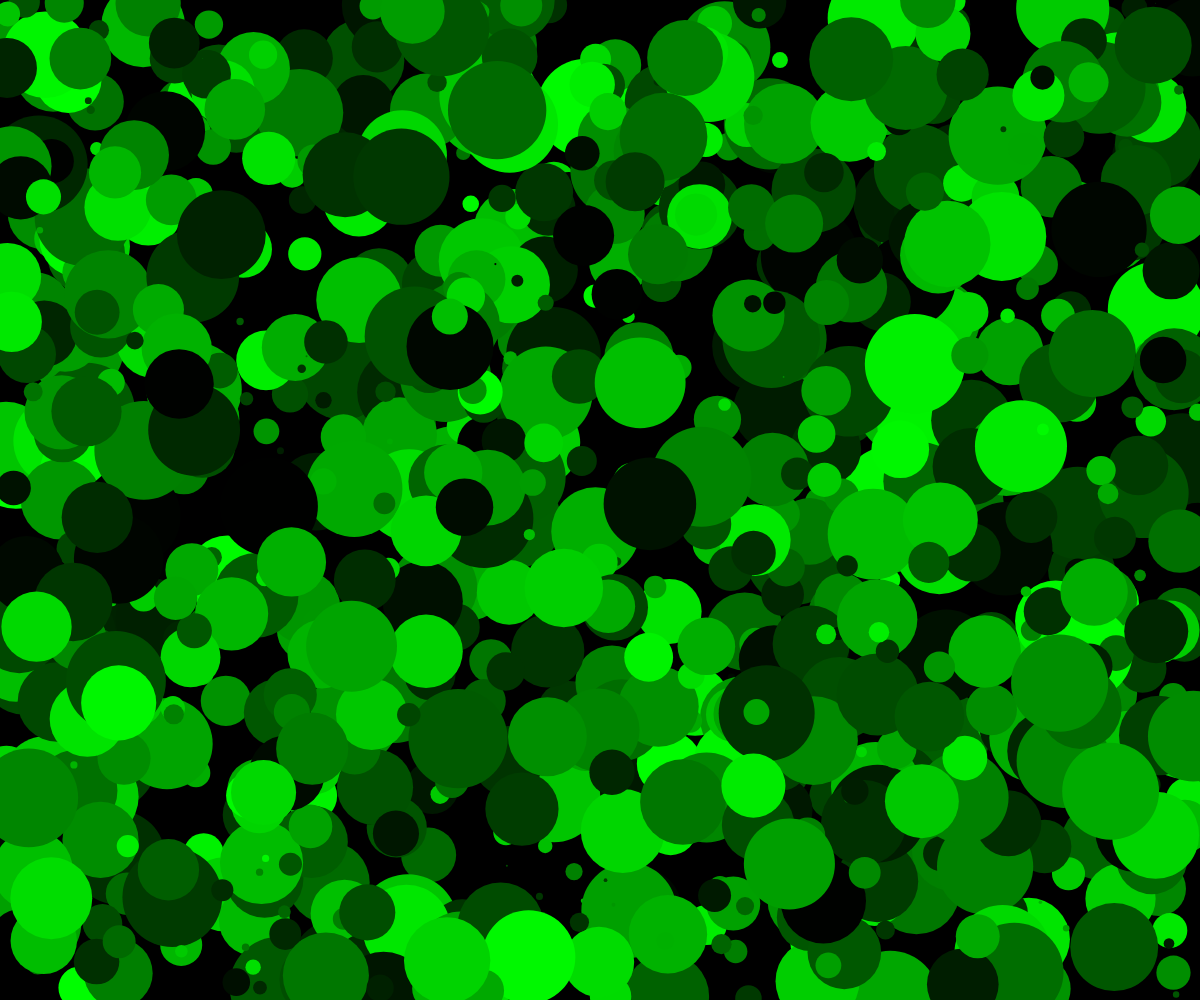
Frame 1 (no input)
Frame 60 (no input): identical to frame 1, image omitted
Frame 120 (the mouse pressed at the canvas centre since frame 60): identical to frame 1, image omitted

The p5.js sketch that drew this single still picture (run headless with seeded random() and noise() and a simulated clock; from frame 60 on, the mouse is pressed at the canvas centre):

// p5.js sketch
// ── sketch.js

function setup() {
  
    createCanvas(innerWidth, innerHeight);    
    background(0);

    
    // 수많은 원을 그리기
    for (var i = 0; i < 1000; i = i + 1) {
        noStroke();
        fill(0, random(255), 0);
        var r = random(100);
        ellipse(random(width), random(height), r, r);
    }
    

    /*
    
    i++  는
    i = i + 1; 의 줄임말. (i가 1씩 증가)
    
    i+=2 는 
    i = i + 2;의 줄임말. (i가 2씩 증가)
    
    */
    
    
}



function draw() {
    
    
}
